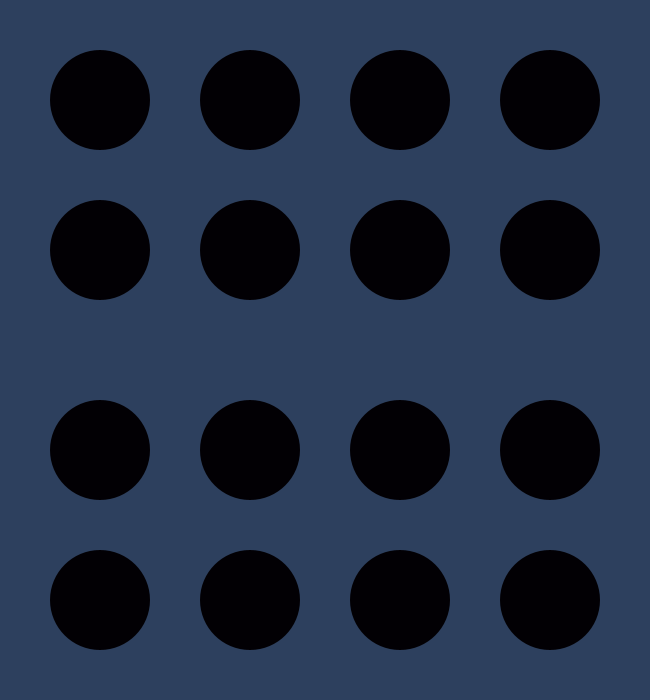
Frame 1 (no input)
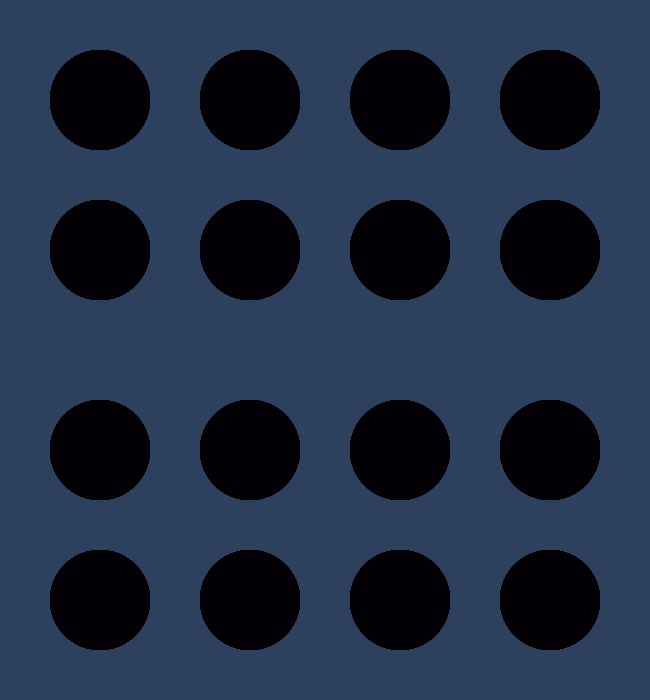
Frame 60 (the mouse pressed at the canvas centre just before this capture)
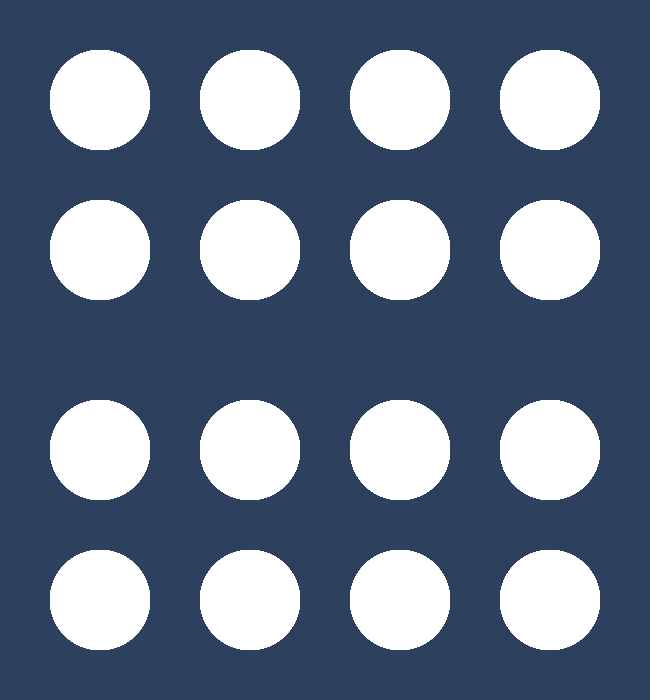
Frame 120 (the mouse held since frame 60 and released just before this capture)

The Processing sketch that drew these frames (run headless with seeded random() and noise(); from frame 60 on, the mouse is pressed at the canvas centre):

// Processing sketch: processing_163872
// ── processing_163872.pde

//sets size and background color
void setup (){
  size(650,700);
  background(45,64,94);
}

void draw(){

  int row = 0;
  int x = 100;
  int y = 100;
  int width = 100;
  int height = 100;

/*prints 4 rows of 4 circles each. after two rows have been printed
  the y coordinate is increased by 200 for one row */
  while(row<=3){
    printrow(x,y,width,height);
    if(row==1)
      y=y+200;
    else
      y=y+150;
    row++;
  }

}

//prints a row of circles
void printrow(int x,int y,int width,int height){
  int print = 0;
  fill(mouseX+2,mouseX,mouseX+4);
  noStroke();
  
  while(print<=3){
        ellipse(x,y,width,height);
        x=x+150;
        print++;
  }  
}
